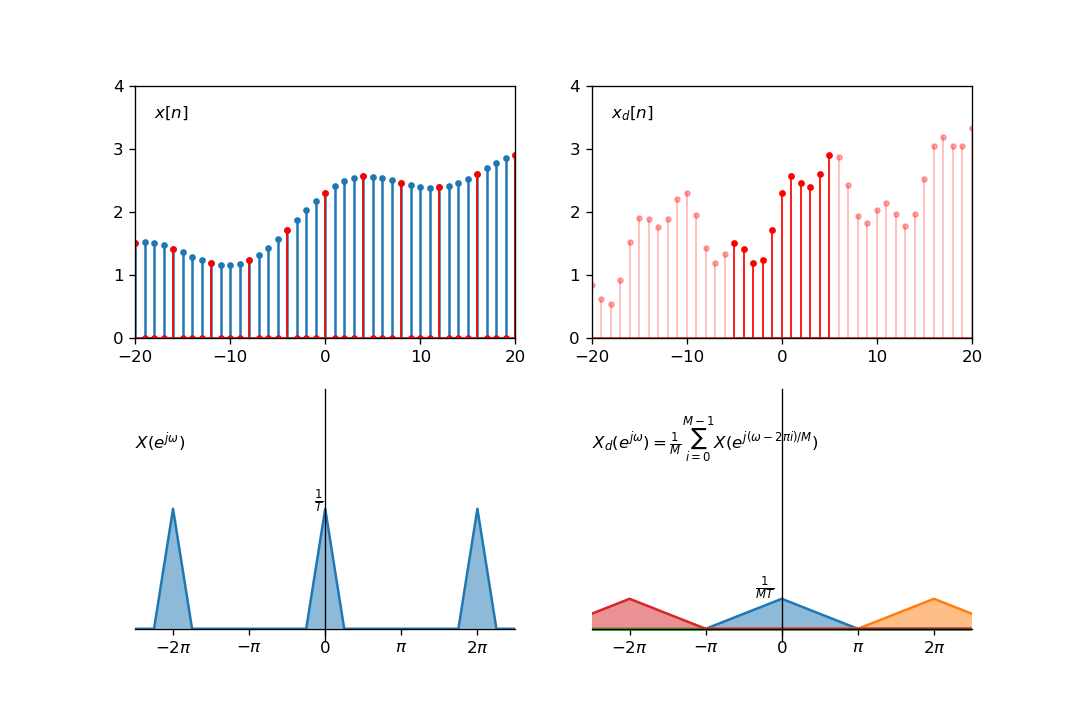

This chart was generated by the following Python code:
import numpy as np
import matplotlib.pyplot as plt

def axesCross(ax):
    ax.spines['left'].set_position('zero')
    ax.spines['bottom'].set_position('zero')
    ax.spines['right'].set_color('none')
    ax.spines['top'].set_color('none')

def periodization(f, T, times, ax=None):
    limit = np.floor(T*times/2)
    x = np.arange(-limit, limit, .05)
    sumY = 0
    for n in np.arange(times):
        y1 = f(x-T*n)
        sumY = sumY + y1
        if ax is not None:
            ax.plot(x, y1, color='C0', linestyle=':')
            ax.fill_between(x, 0, y1, facecolor='#999999', alpha=.5)

        if n != 0:
            y2 = f(x+T*n)
            sumY = sumY + y2
            if ax is not None:
                ax.plot(x, y2, color='C0', linestyle=':')
                ax.fill_between(x, 0, y2, facecolor='#999999', alpha=.5)
    return x, sumY

#f = lambda x: np.where(np.abs(x)<=1, 1, 0)
#T and L tipical value is (2, 1) or (4, 2)
# T is period in spectrum
T = 4
# g for upsampling, L is the down rate
g = lambda x: np.where(x<=-1, 0, np.where(x<0, x+1, np.where(x<1, 1-x, 0)))
L = 2
g1 = lambda x:2*g(2*x)
g2 = lambda x:1.0/2*g(1.0/2*x)
g22 = lambda x:g2(x-4)
g23 = lambda x:g2(x-8)
g24 = lambda x:g2(x-12)
lowpass = lambda x: np.where(abs(x)>2, 0, 1)

fig = plt.figure(figsize=(9,6), dpi=120)

(ax1, ax2), (ax3, ax4) = fig.subplots(2, 2)

f = lambda x:.3*np.sin(.3*x+1)+.6*np.sin(.1*(x+1))+2+.01*x
mod = lambda x: np.where(x%4==0, 1, 0)
x1 = np.arange(-30, 30, 1)
x2 = np.arange(-5, 6, 1)

ax1.set_xlim(-20, 20)
ax1.set_ylim(0, 4)
#ax1.xaxis.set_ticks()
markers1, stemlines1, baseline1 = ax1.stem(x1, f(x1))
markers2, stemlines2, baseline2 = ax1.stem(x1, f(x1)*mod(x1))
plt.setp(markers1, 'markersize', 3)
plt.setp(markers2, 'color', 'r', 'markersize', 3)
plt.setp(stemlines2, 'color', 'r', 'linewidth', 1)
ax1.annotate(r"$x[n]$", xy=(0, 0), xytext=(-18, 3.5))

ax2.set_xlim(-20, 20)
ax2.set_ylim(0, 4)
#ax1.xaxis.set_ticks()
markers21, stemlines21, baseline21 = ax2.stem(x1, f(x1*4))
plt.setp(markers21, 'color', 'r', 'markersize', 3, 'alpha', .3)
plt.setp(stemlines21, 'color', 'r', 'linewidth', 1, 'alpha', .3)
markers22, stemlines22, baseline22 = ax2.stem(x2, f(x2*4))
plt.setp(markers22, 'color', 'r', 'markersize', 3)
plt.setp(stemlines22, 'color', 'r', 'linewidth', 1)
ax2.annotate(r"$x_d[n]$", xy=(0, 0), xytext=(-18, 3.5))


axesCross(ax3)
ax3.set_ylim(-.2, 4)
ax3.set_xlim(-5, 5)
ax3.yaxis.set_ticks([])
ax3.xaxis.set_ticks([-4, -2, 0, 2, 4])
ax3.xaxis.set_ticklabels([r"$-2\pi$", r"$-\pi$", r"$0$", r"$\pi$", r"$2\pi$"])
x3, y3 = periodization(g1, 4, 10)
ax3.plot(x3, y3)
ax3.fill_between(x3, 0, y3, facecolor='C0', alpha=.5)
ax3.annotate(r"$\frac{1}{T}$", xy=(0, 0), xytext=(-.3, 2.05))
ax3.annotate(r"$X(e^{j\omega})$", xy=(0, 0), xytext=(-5, 3))

axesCross(ax4)
ax4.set_ylim(-.2, 4)
ax4.set_xlim(-5, 5)
ax4.yaxis.set_ticks([])
ax4.xaxis.set_ticks([-4, -2, 0, 2, 4])
ax4.xaxis.set_ticklabels([r"$-2\pi$", r"$-\pi$", r"$0$", r"$\pi$", r"$2\pi$"])
x41, y41 = periodization(g2, 16, 10)
ax4.plot(x41, y41)
ax4.fill_between(x41, 0, y41, facecolor='C0', alpha=.5)
x42, y42 = periodization(g22, 16, 10)
ax4.plot(x42, y42)
ax4.fill_between(x42, 0, y42, facecolor='C1', alpha=.5)
x43, y43 = periodization(g23, 16, 10)
ax4.plot(x43, y43)
ax4.fill_between(x43, 0, y43, facecolor='C2', alpha=.5)
x44, y44 = periodization(g24, 16, 10)
ax4.plot(x44, y44)
ax4.fill_between(x44, 0, y44, facecolor='C3', alpha=.5)
ax4.annotate(r"$\frac{1}{MT}$", xy=(0, 0), xytext=(-.7, .6))
ax4.annotate(r"$X_d(e^{j\omega}) = \frac{1}{M}\sum_{i=0}^{M-1}X(e^{j(\omega-2\pi i)/M })$", xy=(0, 0), xytext=(-5, 3))

fig.savefig("compressor.png", format='png')
plt.show()
